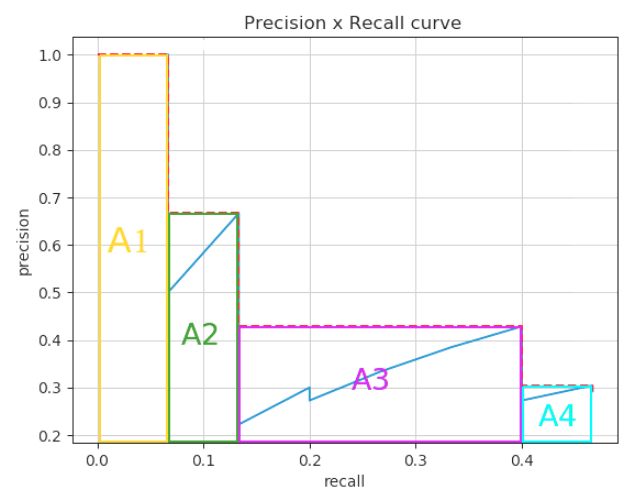
#> input picture detection/papers/images/AUC.png, 634 x 492 px
$ python -i utils.py   (imports and definitions only)
#> lines starting #> are read from the running program, lines starting #| are printed output that depends on the picture; after the words box and inside, x2 and y2 are one past the last pixel; in counts of white or black regions, pixels touching at a corner belong together

import cv2
import numpy as np

BBOX_MIN_AREA = 100


def get_bounding_boxes(image):
    # Return Bounding Boxes in the format x,y,w,h where (x,y) is the top left corner
    bbox = []
    contours, _ = cv2.findContours(image, cv2.RETR_LIST, cv2.CHAIN_APPROX_SIMPLE)

    tmp = cv2.cvtColor(image, cv2.COLOR_GRAY2BGR)
    cv2.drawContours(tmp, contours, -1, (0, 255, 0), 2)
    cv2.imshow('cnt', tmp)

    for cnt in contours:
        if cv2.contourArea(cnt) > BBOX_MIN_AREA:
            rect = cv2.boundingRect(cnt)
            if rect not in bbox:
                bbox.append(rect)

    return bbox, tmp


def draw_bboxes(image, bboxes):
    drawn = image.copy()
    for rect in bboxes:
        x, y, w, h = rect
        cv2.rectangle(drawn, (x,y), (x+w, y+h), (0, 255, 0), thickness=1)
    return drawn


def adjust_gamma(image, gamma=1.0):
    # build a lookup table mapping the pixel values [0, 255] to
    # their adjusted gamma values
    inv_gamma = 1.0 / gamma
    table = np.array([((i / 255.0) ** inv_gamma) * 255
                      for i in np.arange(0, 256)]).astype("uint8")

    # apply gamma correction using the lookup table
    return cv2.LUT(image, table)

>>> import cv2
>>> picture = cv2.imread('../../detection/papers/images/AUC.png', cv2.IMREAD_GRAYSCALE)
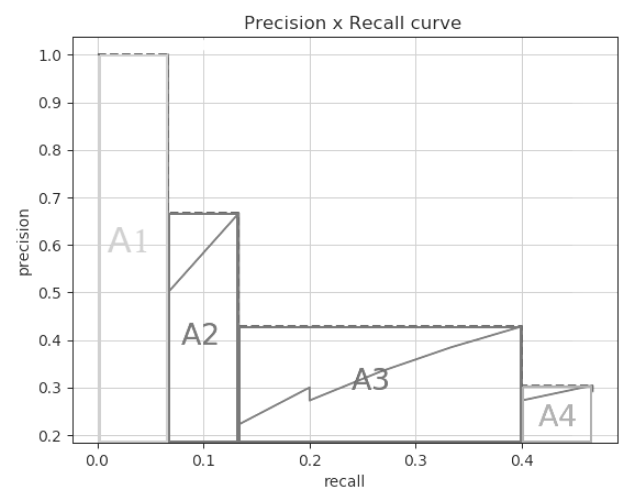
#> picture: shape (492, 634); min 40, max 255, mean 248.3
>>> result = get_bounding_boxes(picture)
#> in get_bounding_boxes, `contours, _ = cv2.findContours(image, cv2.RETR_LIST, cv2.CHAIN_APPROX_..`: contours = [[[0, 0], [0, 491], [633, 491], [633, 0]]]
#> in get_bounding_boxes, `cv2.drawContours(tmp, contours, -1, (0, 255, 0), 2)`:
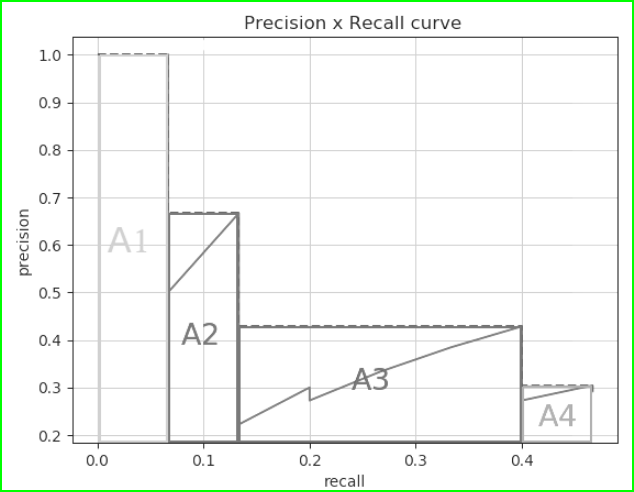
#> tmp: shape (492, 634, 3); mean B, G, R 244.6, 248.3, 244.6
#> the loop in get_bounding_boxes, `for cnt in contours:` made 1 pass
#> (cnt, rect) on pass 1: ([[0, 0], [0, 491], [633, 491], [633, 0]], (0, 0, 634, 492))
#> after the loop in get_bounding_boxes, `for cnt in contours:`: bbox = [(0, 0, 634, 492)]

$ run again, on detection/papers/images/FPN.png
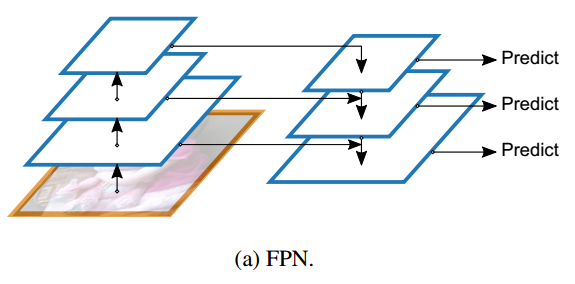
#> input picture detection/papers/images/FPN.png, 575 x 284 px
#> `picture = cv2.imread('../../detection/papers/images/AUC.png', cv2.IMRE..`:
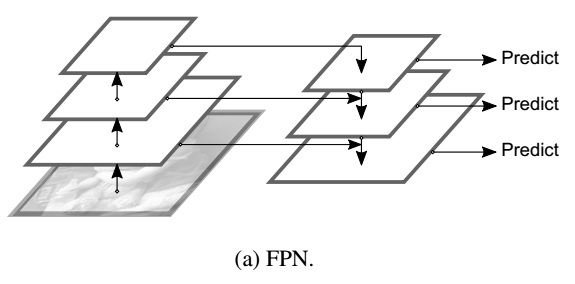
#> picture: shape (284, 575); min 0, max 255, mean 239.8
#> contours = 117 contours, 105 with area under 20; largest, box (x1, y1, x2, y2) and area: (0, 0, 575, 284) 162442, (347, 92, 366, 120) 139, (349, 138, 366, 166) 133, (357, 45, 366, 74) 86, (112, 71, 123, 87) 64
#> in get_bounding_boxes, `cv2.drawContours(tmp, contours, -1, (0, 255, 0), 2)`:
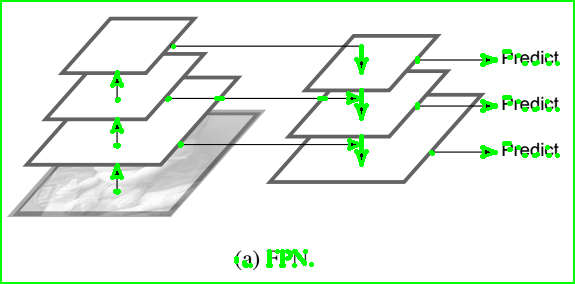
#> tmp: shape (284, 575, 3); mean B, G, R 231.7, 242.2, 231.7
#> the loop in get_bounding_boxes, `for cnt in contours:` made 117 passes
#> rect on passes 60, 91, 117: (349, 138, 17, 28), (347, 92, 19, 28), (0, 0, 575, 284)
#> after the loop in get_bounding_boxes, `for cnt in contours:`: bbox = [(349, 138, 17, 28), (347, 92, 19, 28), (0, 0, 575, 284)]

$ run again, on detection/papers/images/PR_curve.png
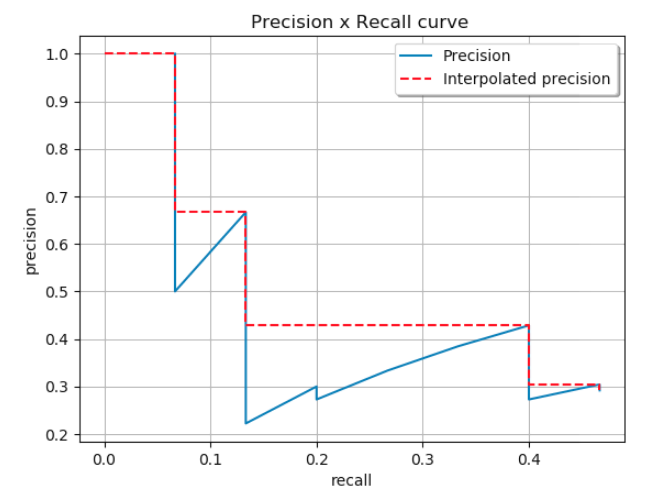
#> input picture detection/papers/images/PR_curve.png, 655 x 493 px
#> contours = [[[0, 0], [0, 492], [654, 492], [654, 0]]]
#> in get_bounding_boxes, `cv2.drawContours(tmp, contours, -1, (0, 255, 0), 2)`:
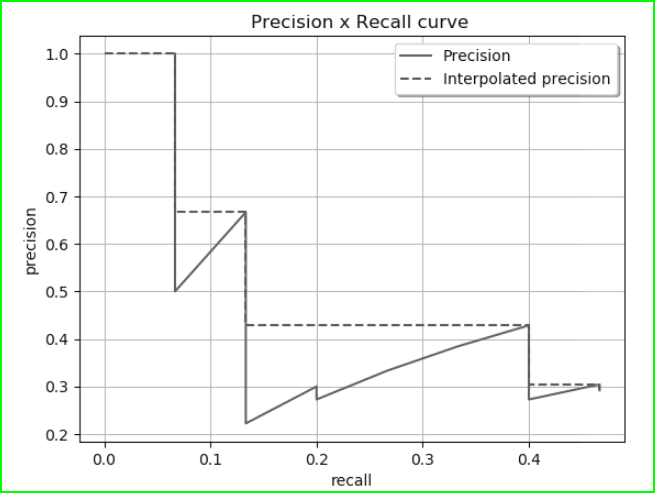
#> tmp: shape (493, 655, 3); mean B, G, R 244.1, 247.8, 244.1
#> the loop in get_bounding_boxes, `for cnt in contours:` made 1 pass
#> (cnt, rect) on pass 1: ([[0, 0], [0, 492], [654, 492], [654, 0]], (0, 0, 655, 493))
#> after the loop in get_bounding_boxes, `for cnt in contours:`: bbox = [(0, 0, 655, 493)]

$ run again, on detection/papers/images/RFP.png
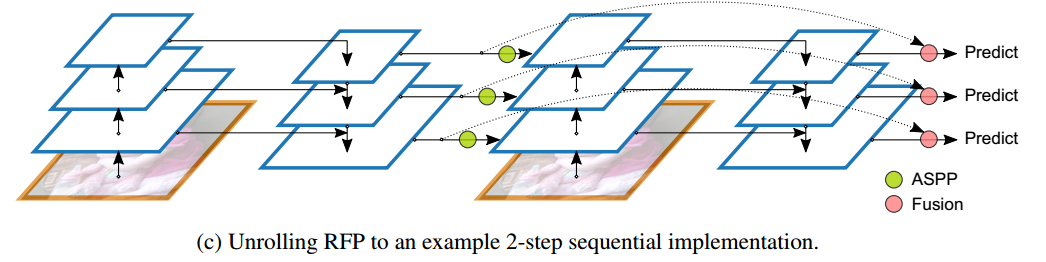
#> input picture detection/papers/images/RFP.png, 1046 x 262 px
#> `picture = cv2.imread('../../detection/papers/images/AUC.png', cv2.IMRE..`:
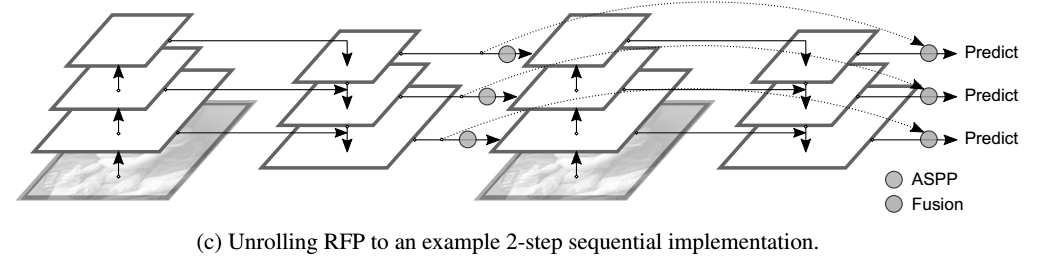
#> picture: shape (262, 1046); min 0, max 255, mean 236.1
#> contours = 397 contours, 360 with area under 20; largest, box (x1, y1, x2, y2) and area: (0, 0, 1046, 262) 272745, (114, 64, 123, 91) 79, (572, 150, 581, 177) 78, (114, 150, 123, 177) 78, (572, 107, 581, 134) 78
#> in get_bounding_boxes, `cv2.drawContours(tmp, contours, -1, (0, 255, 0), 2)`:
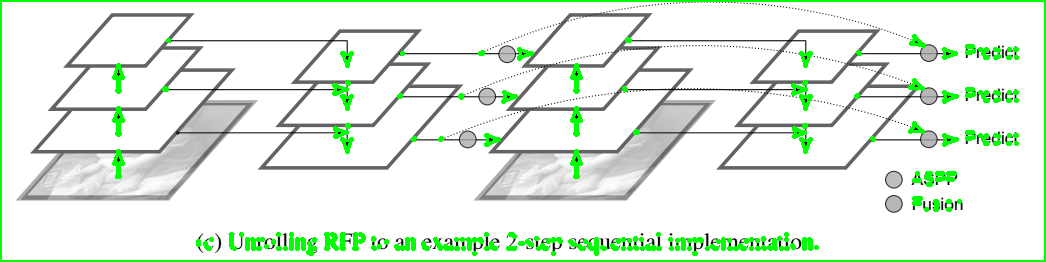
#> tmp: shape (262, 1046, 3); mean B, G, R 225.9, 240.3, 225.9
#> the loop in get_bounding_boxes, `for cnt in contours:` made 397 passes
#> after the loop in get_bounding_boxes, `for cnt in contours:`: bbox = [(0, 0, 1046, 262)]
